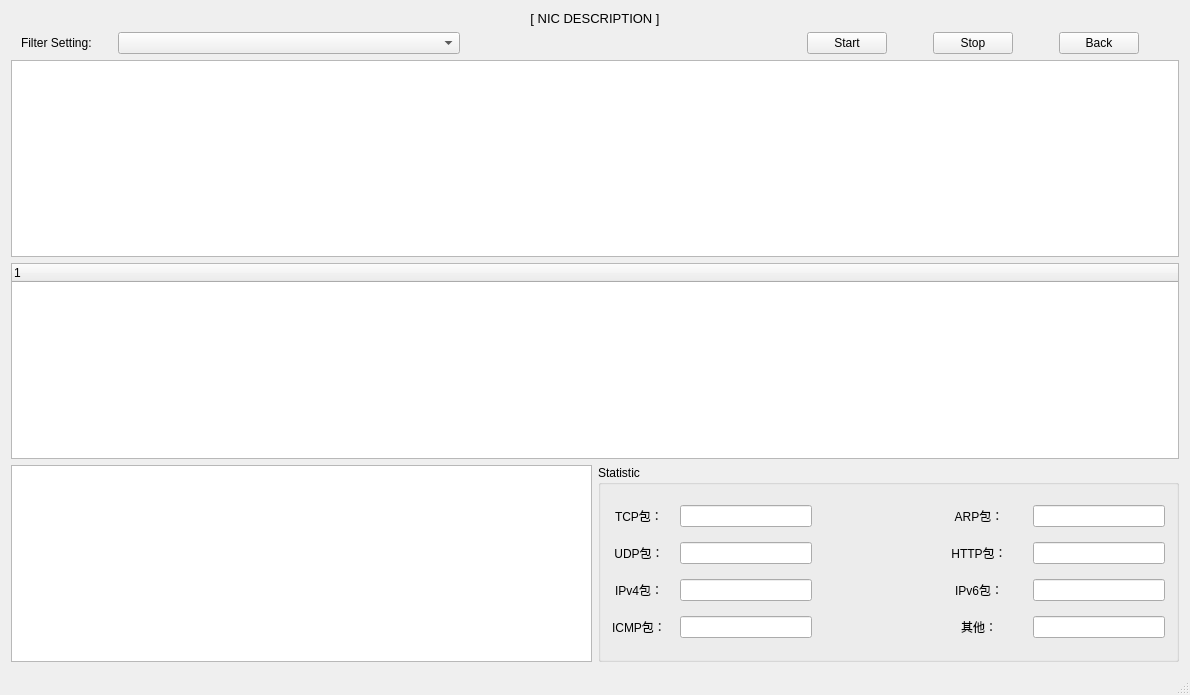
<?xml version="1.0" encoding="UTF-8"?>
<ui version="4.0">
 <class>MainWindow</class>
 <widget class="QMainWindow" name="MainWindow">
  <property name="geometry">
   <rect>
    <x>0</x>
    <y>0</y>
    <width>1190</width>
    <height>695</height>
   </rect>
  </property>
  <property name="windowTitle">
   <string>KSniffer</string>
  </property>
  <widget class="QWidget" name="centralWidget">
   <layout class="QVBoxLayout" name="verticalLayout_2">
    <property name="leftMargin">
     <number>0</number>
    </property>
    <property name="topMargin">
     <number>0</number>
    </property>
    <property name="rightMargin">
     <number>0</number>
    </property>
    <property name="bottomMargin">
     <number>0</number>
    </property>
    <item>
     <widget class="QStackedWidget" name="stackedWidget">
      <property name="currentIndex">
       <number>1</number>
      </property>
      <widget class="QWidget" name="nic">
       <layout class="QVBoxLayout" name="verticalLayout_3">
        <item>
         <layout class="QVBoxLayout" name="verticalLayout">
          <item>
           <widget class="QLabel" name="label">
            <property name="font">
             <font>
              <family>Microsoft YaHei UI</family>
              <pointsize>14</pointsize>
              <weight>50</weight>
              <bold>false</bold>
             </font>
            </property>
            <property name="statusTip">
             <string>网络工程师综合实训：嗅探器的设计与实现</string>
            </property>
            <property name="whatsThis">
             <string/>
            </property>
            <property name="frameShape">
             <enum>QFrame::NoFrame</enum>
            </property>
            <property name="frameShadow">
             <enum>QFrame::Plain</enum>
            </property>
            <property name="text">
             <string>欢迎使用 KSniffer</string>
            </property>
            <property name="textFormat">
             <enum>Qt::RichText</enum>
            </property>
            <property name="alignment">
             <set>Qt::AlignLeading|Qt::AlignLeft|Qt::AlignVCenter</set>
            </property>
            <property name="indent">
             <number>5</number>
            </property>
           </widget>
          </item>
          <item>
           <widget class="QLabel" name="label_2">
            <property name="statusTip">
             <string/>
            </property>
            <property name="text">
             <string>Select a NIC ( First item's selected by Default)：</string>
            </property>
            <property name="margin">
             <number>10</number>
            </property>
            <property name="indent">
             <number>15</number>
            </property>
           </widget>
          </item>
          <item>
           <widget class="TreeWidget" name="nicTree">
            <property name="statusTip">
             <string>选择设备</string>
            </property>
            <property name="autoFillBackground">
             <bool>false</bool>
            </property>
            <property name="sizeAdjustPolicy">
             <enum>QAbstractScrollArea::AdjustIgnored</enum>
            </property>
            <property name="editTriggers">
             <set>QAbstractItemView::NoEditTriggers</set>
            </property>
            <property name="headerHidden">
             <bool>true</bool>
            </property>
            <attribute name="headerVisible">
             <bool>false</bool>
            </attribute>
            <attribute name="headerCascadingSectionResizes">
             <bool>true</bool>
            </attribute>
            <column>
             <property name="text">
              <string notr="true">1</string>
             </property>
            </column>
           </widget>
          </item>
          <item>
           <spacer name="verticalSpacer">
            <property name="orientation">
             <enum>Qt::Vertical</enum>
            </property>
            <property name="sizeType">
             <enum>QSizePolicy::Maximum</enum>
            </property>
            <property name="sizeHint" stdset="0">
             <size>
              <width>60</width>
              <height>100</height>
             </size>
            </property>
           </spacer>
          </item>
          <item>
           <layout class="QHBoxLayout" name="horizontalLayout">
            <item>
             <spacer name="horizontalSpacer">
              <property name="orientation">
               <enum>Qt::Horizontal</enum>
              </property>
              <property name="sizeHint" stdset="0">
               <size>
                <width>40</width>
                <height>20</height>
               </size>
              </property>
             </spacer>
            </item>
            <item>
             <widget class="QPushButton" name="nicSelect">
              <property name="statusTip">
               <string>选中</string>
              </property>
              <property name="text">
               <string>Select</string>
              </property>
             </widget>
            </item>
            <item>
             <spacer name="horizontalSpacer_3">
              <property name="orientation">
               <enum>Qt::Horizontal</enum>
              </property>
              <property name="sizeType">
               <enum>QSizePolicy::Fixed</enum>
              </property>
              <property name="sizeHint" stdset="0">
               <size>
                <width>150</width>
                <height>20</height>
               </size>
              </property>
             </spacer>
            </item>
            <item>
             <widget class="QPushButton" name="nicCancel">
              <property name="statusTip">
               <string>取消</string>
              </property>
              <property name="text">
               <string>Cancel</string>
              </property>
             </widget>
            </item>
            <item>
             <spacer name="horizontalSpacer_2">
              <property name="orientation">
               <enum>Qt::Horizontal</enum>
              </property>
              <property name="sizeHint" stdset="0">
               <size>
                <width>40</width>
                <height>20</height>
               </size>
              </property>
             </spacer>
            </item>
           </layout>
          </item>
         </layout>
        </item>
       </layout>
      </widget>
      <widget class="QWidget" name="sniffer">
       <layout class="QVBoxLayout" name="verticalLayout_4">
        <item>
         <widget class="QLabel" name="nicDesc">
          <property name="font">
           <font>
            <family>Microsoft YaHei UI</family>
            <pointsize>10</pointsize>
           </font>
          </property>
          <property name="text">
           <string>[ NIC DESCRIPTION ]</string>
          </property>
          <property name="alignment">
           <set>Qt::AlignCenter</set>
          </property>
         </widget>
        </item>
        <item>
         <layout class="QHBoxLayout" name="horizontalLayout_2">
          <item>
           <widget class="QLabel" name="label_3">
            <property name="text">
             <string>Filter Setting:</string>
            </property>
            <property name="indent">
             <number>10</number>
            </property>
           </widget>
          </item>
          <item>
           <spacer name="horizontalSpacer_10">
            <property name="orientation">
             <enum>Qt::Horizontal</enum>
            </property>
            <property name="sizeType">
             <enum>QSizePolicy::Fixed</enum>
            </property>
            <property name="sizeHint" stdset="0">
             <size>
              <width>20</width>
              <height>20</height>
             </size>
            </property>
           </spacer>
          </item>
          <item>
           <widget class="QComboBox" name="pktSelect">
            <property name="sizePolicy">
             <sizepolicy hsizetype="MinimumExpanding" vsizetype="Fixed">
              <horstretch>0</horstretch>
              <verstretch>0</verstretch>
             </sizepolicy>
            </property>
            <property name="minimumSize">
             <size>
              <width>0</width>
              <height>0</height>
             </size>
            </property>
            <property name="maximumSize">
             <size>
              <width>16777215</width>
              <height>28</height>
             </size>
            </property>
            <property name="styleSheet">
             <string notr="true"/>
            </property>
            <property name="iconSize">
             <size>
              <width>16</width>
              <height>20</height>
             </size>
            </property>
           </widget>
          </item>
          <item>
           <spacer name="horizontalSpacer_6">
            <property name="orientation">
             <enum>Qt::Horizontal</enum>
            </property>
            <property name="sizeType">
             <enum>QSizePolicy::Expanding</enum>
            </property>
            <property name="sizeHint" stdset="0">
             <size>
              <width>40</width>
              <height>20</height>
             </size>
            </property>
           </spacer>
          </item>
          <item>
           <widget class="QPushButton" name="startBtn">
            <property name="statusTip">
             <string>开始</string>
            </property>
            <property name="text">
             <string>Start</string>
            </property>
           </widget>
          </item>
          <item>
           <spacer name="horizontalSpacer_7">
            <property name="orientation">
             <enum>Qt::Horizontal</enum>
            </property>
            <property name="sizeType">
             <enum>QSizePolicy::Fixed</enum>
            </property>
            <property name="sizeHint" stdset="0">
             <size>
              <width>40</width>
              <height>20</height>
             </size>
            </property>
           </spacer>
          </item>
          <item>
           <widget class="QPushButton" name="stopBtn">
            <property name="statusTip">
             <string>结束</string>
            </property>
            <property name="text">
             <string>Stop</string>
            </property>
           </widget>
          </item>
          <item>
           <spacer name="horizontalSpacer_11">
            <property name="orientation">
             <enum>Qt::Horizontal</enum>
            </property>
            <property name="sizeType">
             <enum>QSizePolicy::Fixed</enum>
            </property>
            <property name="sizeHint" stdset="0">
             <size>
              <width>40</width>
              <height>20</height>
             </size>
            </property>
           </spacer>
          </item>
          <item>
           <widget class="QPushButton" name="backBtn">
            <property name="text">
             <string>Back</string>
            </property>
           </widget>
          </item>
          <item>
           <spacer name="horizontalSpacer_9">
            <property name="orientation">
             <enum>Qt::Horizontal</enum>
            </property>
            <property name="sizeType">
             <enum>QSizePolicy::Fixed</enum>
            </property>
            <property name="sizeHint" stdset="0">
             <size>
              <width>40</width>
              <height>20</height>
             </size>
            </property>
           </spacer>
          </item>
         </layout>
        </item>
        <item>
         <widget class="DataTable" name="dataTable">
          <property name="sizePolicy">
           <sizepolicy hsizetype="Expanding" vsizetype="Expanding">
            <horstretch>0</horstretch>
            <verstretch>0</verstretch>
           </sizepolicy>
          </property>
          <property name="statusTip">
           <string>封包列表</string>
          </property>
         </widget>
        </item>
        <item>
         <widget class="TreeWidget" name="dataTree">
          <property name="statusTip">
           <string>封包详细信息</string>
          </property>
          <column>
           <property name="text">
            <string notr="true">1</string>
           </property>
          </column>
         </widget>
        </item>
        <item>
         <layout class="QHBoxLayout" name="horizontalLayout_3">
          <item>
           <widget class="TextEdit" name="packetText">
            <property name="statusTip">
             <string>十六进制数据</string>
            </property>
            <property name="autoFillBackground">
             <bool>true</bool>
            </property>
           </widget>
          </item>
          <item>
           <widget class="QGroupBox" name="groupBox">
            <property name="statusTip">
             <string>统计数据</string>
            </property>
            <property name="title">
             <string>Statistic</string>
            </property>
            <layout class="QGridLayout" name="gridLayout">
             <item row="2" column="2">
              <widget class="QLineEdit" name="ipv4Num">
               <property name="alignment">
                <set>Qt::AlignCenter</set>
               </property>
               <property name="readOnly">
                <bool>true</bool>
               </property>
              </widget>
             </item>
             <item row="0" column="3">
              <spacer name="horizontalSpacer_8">
               <property name="orientation">
                <enum>Qt::Horizontal</enum>
               </property>
               <property name="sizeType">
                <enum>QSizePolicy::Expanding</enum>
               </property>
               <property name="sizeHint" stdset="0">
                <size>
                 <width>40</width>
                 <height>20</height>
                </size>
               </property>
              </spacer>
             </item>
             <item row="3" column="2">
              <widget class="QLineEdit" name="icmpNum">
               <property name="alignment">
                <set>Qt::AlignCenter</set>
               </property>
               <property name="readOnly">
                <bool>true</bool>
               </property>
              </widget>
             </item>
             <item row="0" column="6">
              <widget class="QLineEdit" name="arpNum">
               <property name="alignment">
                <set>Qt::AlignCenter</set>
               </property>
               <property name="readOnly">
                <bool>true</bool>
               </property>
              </widget>
             </item>
             <item row="1" column="2">
              <widget class="QLineEdit" name="udpNum">
               <property name="alignment">
                <set>Qt::AlignCenter</set>
               </property>
               <property name="readOnly">
                <bool>true</bool>
               </property>
              </widget>
             </item>
             <item row="3" column="0">
              <widget class="QLabel" name="icmpCnt">
               <property name="text">
                <string>ICMP包：</string>
               </property>
               <property name="alignment">
                <set>Qt::AlignCenter</set>
               </property>
              </widget>
             </item>
             <item row="0" column="0">
              <widget class="QLabel" name="tcpCnt">
               <property name="text">
                <string>TCP包：</string>
               </property>
               <property name="alignment">
                <set>Qt::AlignCenter</set>
               </property>
              </widget>
             </item>
             <item row="3" column="4">
              <widget class="QLabel" name="otherCnt">
               <property name="text">
                <string>其他：</string>
               </property>
               <property name="alignment">
                <set>Qt::AlignCenter</set>
               </property>
              </widget>
             </item>
             <item row="2" column="0">
              <widget class="QLabel" name="ipv4Cnt">
               <property name="text">
                <string>IPv4包：</string>
               </property>
               <property name="alignment">
                <set>Qt::AlignCenter</set>
               </property>
              </widget>
             </item>
             <item row="1" column="4">
              <widget class="QLabel" name="httpCnt">
               <property name="text">
                <string>HTTP包：</string>
               </property>
               <property name="alignment">
                <set>Qt::AlignCenter</set>
               </property>
              </widget>
             </item>
             <item row="1" column="6">
              <widget class="QLineEdit" name="httpNum">
               <property name="alignment">
                <set>Qt::AlignCenter</set>
               </property>
               <property name="readOnly">
                <bool>true</bool>
               </property>
              </widget>
             </item>
             <item row="0" column="1">
              <spacer name="horizontalSpacer_4">
               <property name="orientation">
                <enum>Qt::Horizontal</enum>
               </property>
               <property name="sizeType">
                <enum>QSizePolicy::Fixed</enum>
               </property>
               <property name="sizeHint" stdset="0">
                <size>
                 <width>8</width>
                 <height>20</height>
                </size>
               </property>
              </spacer>
             </item>
             <item row="0" column="2">
              <widget class="QLineEdit" name="tcpNum">
               <property name="alignment">
                <set>Qt::AlignCenter</set>
               </property>
               <property name="readOnly">
                <bool>true</bool>
               </property>
              </widget>
             </item>
             <item row="2" column="4">
              <widget class="QLabel" name="ipv6Cnt">
               <property name="text">
                <string>IPv6包：</string>
               </property>
               <property name="alignment">
                <set>Qt::AlignCenter</set>
               </property>
              </widget>
             </item>
             <item row="1" column="0">
              <widget class="QLabel" name="udpCnt">
               <property name="text">
                <string>UDP包：</string>
               </property>
               <property name="alignment">
                <set>Qt::AlignCenter</set>
               </property>
              </widget>
             </item>
             <item row="2" column="6">
              <widget class="QLineEdit" name="ipv6Num">
               <property name="alignment">
                <set>Qt::AlignCenter</set>
               </property>
               <property name="readOnly">
                <bool>true</bool>
               </property>
              </widget>
             </item>
             <item row="0" column="4">
              <widget class="QLabel" name="arpCnt">
               <property name="text">
                <string>ARP包：</string>
               </property>
               <property name="alignment">
                <set>Qt::AlignCenter</set>
               </property>
              </widget>
             </item>
             <item row="3" column="6">
              <widget class="QLineEdit" name="otherNum">
               <property name="alignment">
                <set>Qt::AlignCenter</set>
               </property>
               <property name="readOnly">
                <bool>true</bool>
               </property>
              </widget>
             </item>
             <item row="0" column="5">
              <spacer name="horizontalSpacer_5">
               <property name="orientation">
                <enum>Qt::Horizontal</enum>
               </property>
               <property name="sizeType">
                <enum>QSizePolicy::Fixed</enum>
               </property>
               <property name="sizeHint" stdset="0">
                <size>
                 <width>20</width>
                 <height>20</height>
                </size>
               </property>
              </spacer>
             </item>
            </layout>
           </widget>
          </item>
         </layout>
        </item>
       </layout>
      </widget>
     </widget>
    </item>
   </layout>
  </widget>
  <widget class="QStatusBar" name="statusBar"/>
 </widget>
 <layoutdefault spacing="6" margin="11"/>
 <customwidgets>
  <customwidget>
   <class>TreeWidget</class>
   <extends>QTreeWidget</extends>
   <header location="global">treewidget.h</header>
  </customwidget>
  <customwidget>
   <class>DataTable</class>
   <extends>QTableWidget</extends>
   <header location="global">datatable.h</header>
  </customwidget>
  <customwidget>
   <class>TextEdit</class>
   <extends>QPlainTextEdit</extends>
   <header location="global">textedit.h</header>
  </customwidget>
 </customwidgets>
 <resources/>
 <connections/>
</ui>
